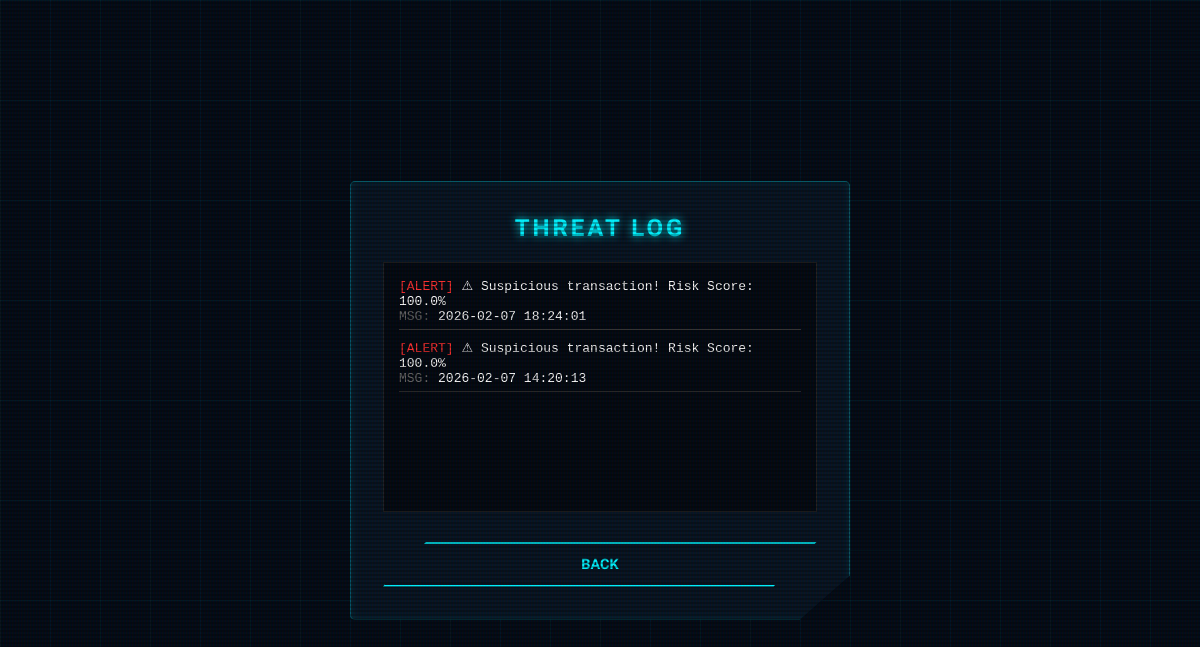
Before: /alerts (signed in) with the older database file.
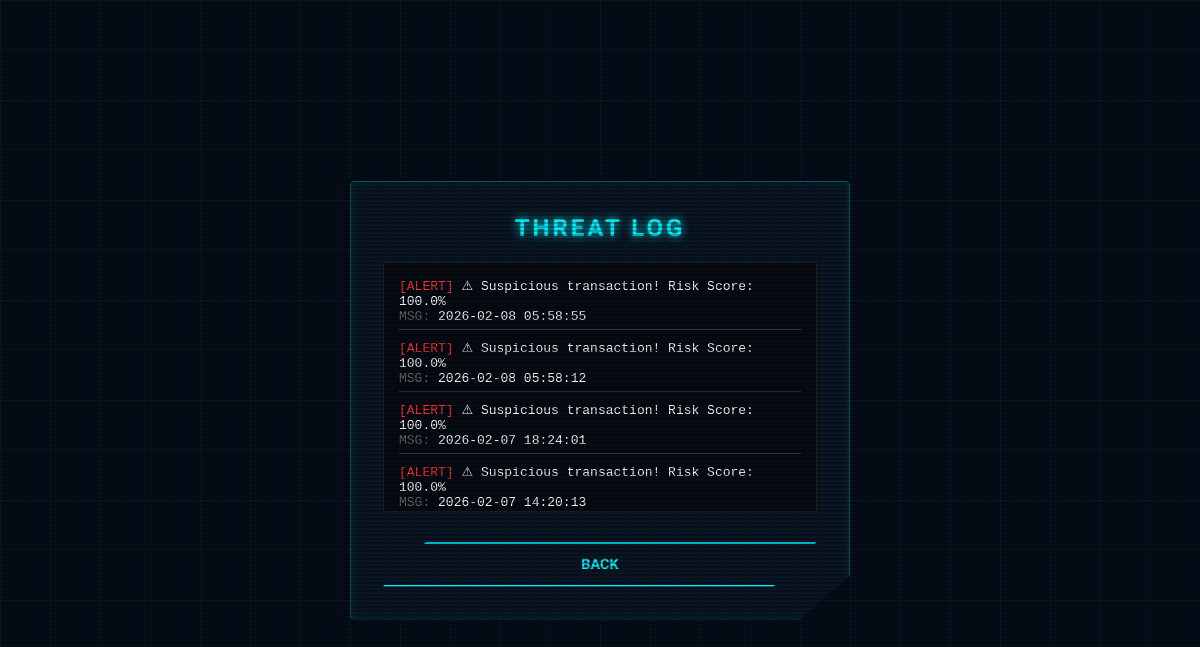
After: the same page with the newer database file.
### tables this page shows
CREATE TABLE alerts
                 (id INTEGER PRIMARY KEY, user TEXT, risk REAL, message TEXT,
                  time TIMESTAMP DEFAULT CURRENT_TIMESTAMP);

### app.py (the view)
@app.route('/alerts')
def alerts():
    user = session['user']
    conn = sqlite3.connect("fraud.db")
    cur = conn.cursor()
    cur.execute("SELECT message,time FROM alerts WHERE user=? ORDER BY time DESC", (user,))
    data = cur.fetchall()
    conn.close()
    return render_template("alerts.html", alerts=data)

### templates/alerts.html (shortened to what this page needs)
<!DOCTYPE html>
<html>
<head>
    <link rel="stylesheet" href="{{ url_for('static', filename='style.css') }}">
</head>
<body>
    <div class="card" style="max-width: 500px;">
        <h2>Threat Log</h2>
        <div style="text-align: left; height: 250px; overflow-y: auto; background: rgba(0,0,0,0.5); padding: 15px; border: 1px solid #222; margin: 15px 0;">
            {% for alert in alerts %}
                <p style="font-family: monospace; font-size: 13px; margin-bottom: 10px; border-bottom: 1px solid #333; padding-bottom: 5px;">
                    <span style="color: var(--neon-red);">[ALERT]</span> {{ alert[0] }} <br>
                    <span style="color: #666;">MSG:</span> {{ alert[1] }}
                </p>
            {% endfor %}
        </div>
        <a href="/home" class="btn-secondary">Back</a>
    </div>
</body>
</html>

### static/style.css (style rules this page uses)
:root { --neon-cyan: #00f3ff; --neon-pink: #ff00ff; --neon-red: #ff3131; --neon-green: #00ff66; --dark-bg: #030b16; --glass: rgba(10, 25, 41, 0.7); }
* { margin: 0; padding: 0; box-sizing: border-box; }
body { background-color: var(--dark-bg); color: white; font-family: 'Rajdhani', sans-serif; overflow-x: hidden; min-height: 100vh; display: flex; justify-content: center; align-items: center; }
body::before { content: ""; position: fixed; top: 0; left: 0; width: 100vw; height: 100vh; background: linear-gradient(rgba(0, 243, 255, 0.05) 1px, transparent 1px), linear-gradient(90deg, rgba(0, 243, 255, 0.05) 1px, transparent 1px); background-size: 50px 50px; z-index: -1; animation: grid-move 20s linear infinite; }
body::after { content: " "; position: fixed; top: 0; left: 0; width: 100%; height: 100%; background: linear-gradient(rgba(18, 16, 16, 0) 50%, rgba(0, 0, 0, 0.25) 50%), linear-gradient(90deg, rgba(255, 0, 0, 0.06), rgba(0, 255, 0, 0.02), rgba(0, 0, 255, 0.06)); background-size: 100% 4px, 3px 100%; pointer-events: none; z-index: 100; }
h2 { font-family: 'Orbitron', sans-serif; letter-spacing: 3px; text-transform: uppercase; text-shadow: 0 0 10px var(--neon-cyan); margin-bottom: 20px; color: var(--neon-cyan); }
.card, .container, .result-box, .login-container { background: var(--glass); backdrop-filter: blur(10px); border: 1px solid rgba(0, 243, 255, 0.3); padding: 2rem; border-radius: 5px; box-shadow: 0 0 20px rgba(0, 0, 0, 0.5), inset 0 0 10px rgba(0, 243, 255, 0.1); position: relative; clip-path: polygon(0 0, 100% 0, 100% 90%, 90% 100%, 0 100%); width: 100%; max-width: 450px; text-align: center; }
button, .btn-secondary, .back-btn { width: 100%; padding: 12px; margin-top: 15px; background: transparent; border: 2px solid var(--neon-cyan); color: var(--neon-cyan); font-family: 'Orbitron', sans-serif; font-weight: bold; cursor: pointer; transition: 0.3s; text-transform: uppercase; clip-path: polygon(10% 0, 100% 0, 90% 100%, 0 100%); text-decoration: none; display: inline-block; }
a { color: var(--neon-pink); text-decoration: none; font-size: 0.9rem; margin-top: 10px; display: block; }

Changed rows visible on the page:
added alerts: message "⚠ Suspicious transaction! Risk Score: 100.0%", time "2026-02-08 05:58:55"
added alerts: message "⚠ Suspicious transaction! Risk Score: 100.0%", time "2026-02-08 05:58:12"
